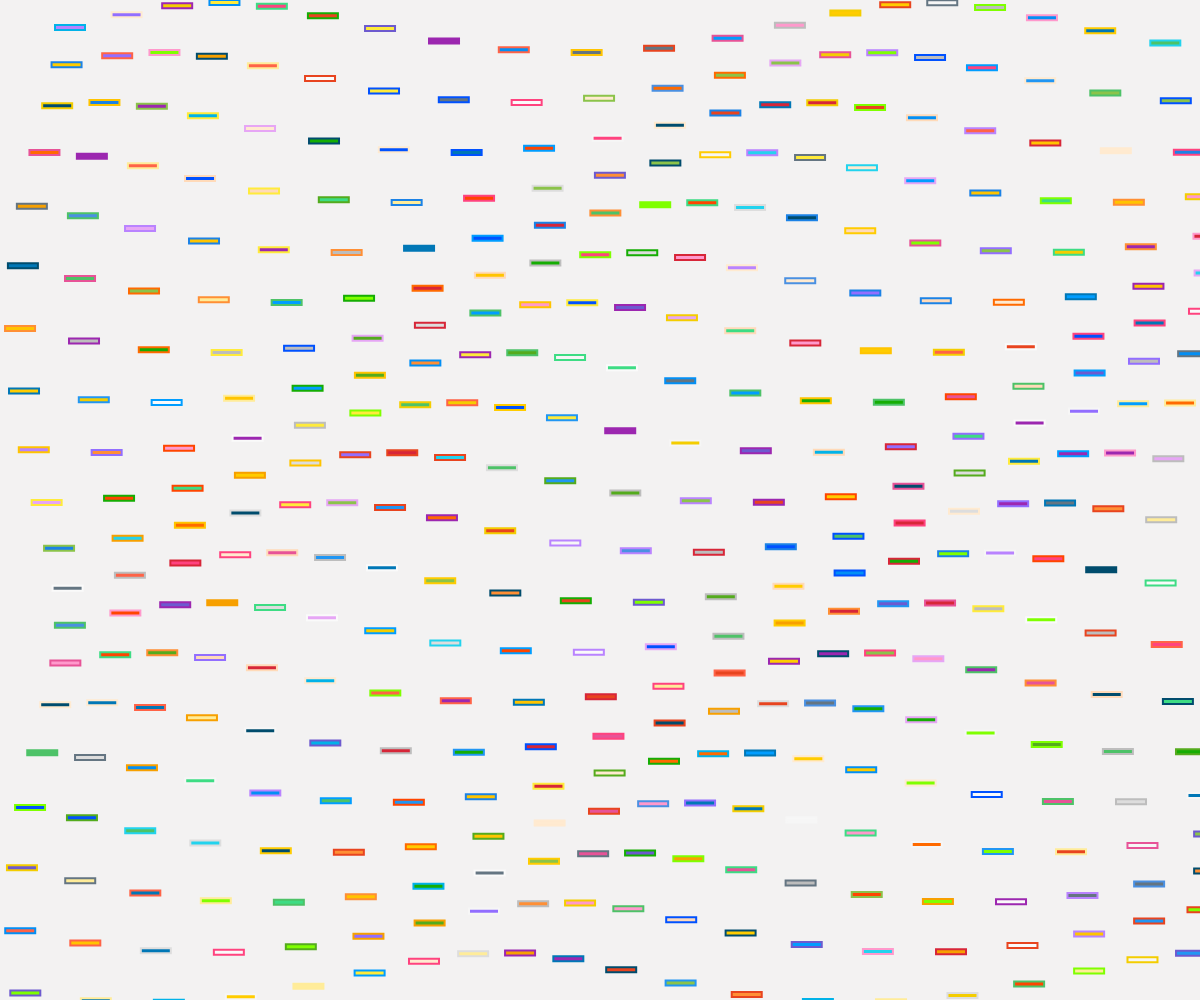
Frame 1 (no input)
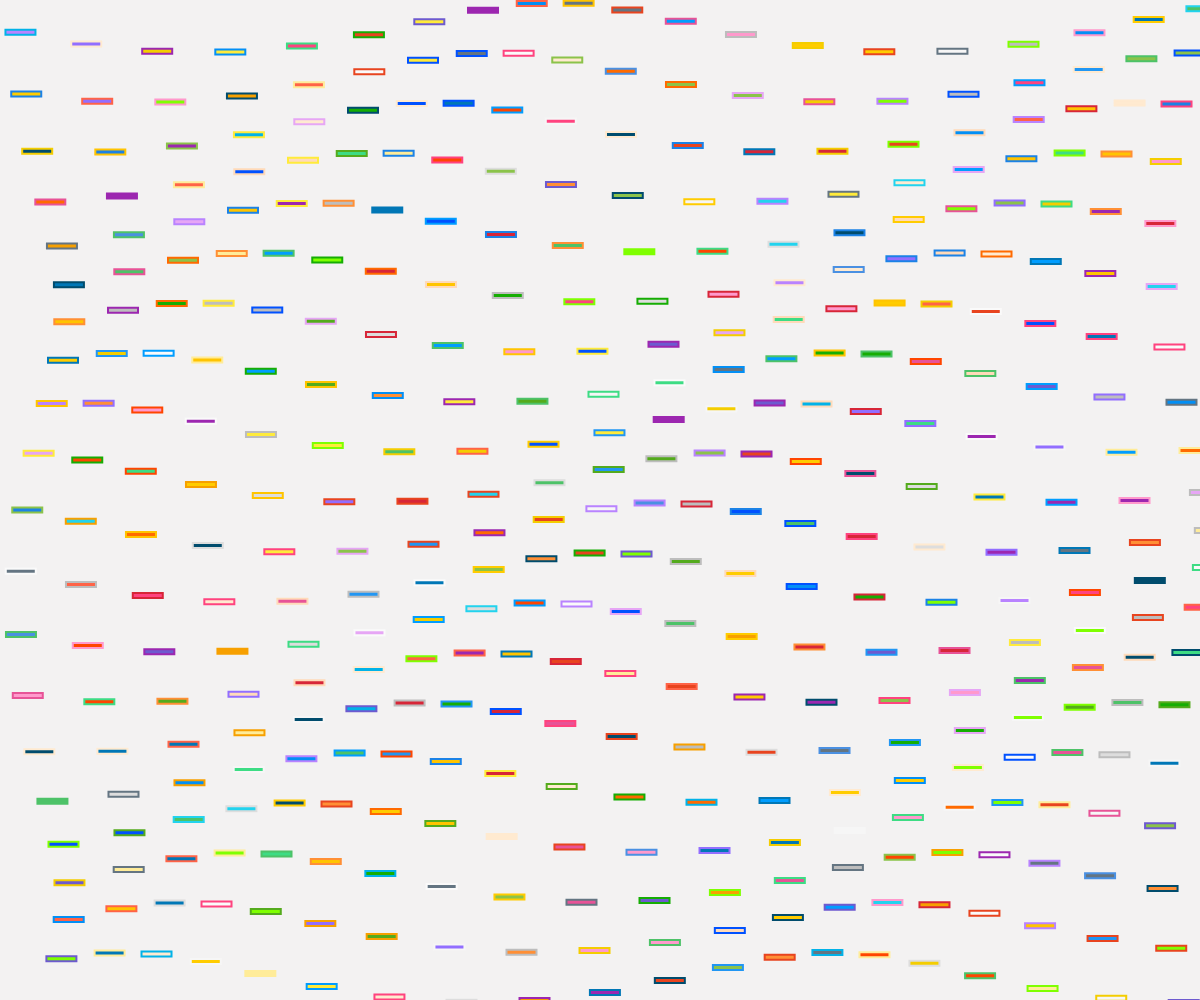
Frame 60 (no input)
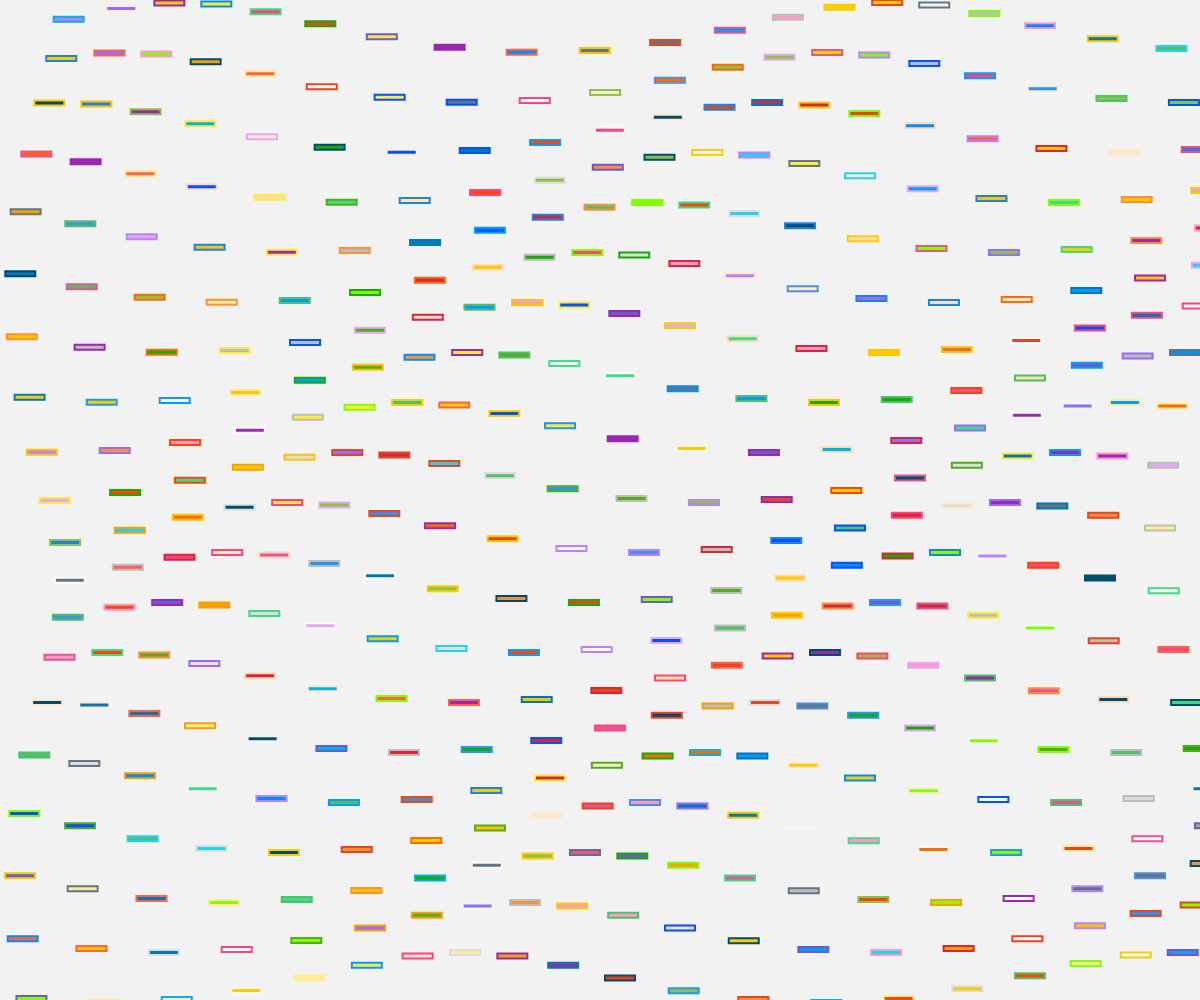
Frame 120 (the mouse pressed at the canvas centre since frame 60)

The p5.js sketch that drew these frames (run headless with seeded random() and noise() and a simulated clock; from frame 60 on, the mouse is pressed at the canvas centre):

// p5.js sketch
// ── sketch.js
let grid = [];
let cols = 20;
let rows = 20;
let loc = 100;

let colours = [
  "#009dff",
  "#ff4500",
  "#ffc400",
  "#8bc34a",
  "#0051ff",
  "#926eff",
  "#bdbdbd",
  "#e75397",
  "#01b2e8",
  "#e8441f",
  "#ff6a00",
  "#f7a000",
  "#f4cd00",
  "#54ab1d",
  "#1b82e6",
  "#6d5acf",
  "#dddddd",
  "#ff437f",
  "#ff8f35",
  "#4dc268",
  "#647582",
  "#f6f6f6",
  "#028ff5",
  "#ff99cc",
  "#22d3ee",
  "#15ad03",
  "#ff6347",
  "#ffec99",
  "#7fff00",
  "#0077b6",
  "#b983ff",
  "#fafafa",
  "#ffcc00",
  "#3ddc84",
  "#004c6d",
  "#e6a6f5",
  "#ffdab9",
  "#4a90e2",
  "#ffead0",
  "#d72638",
  "#ffeb3b",
  "#2196f3",
  "#9c27b0",
];

class Cell {
  constructor(x0, y0, r, angle) {
    this.r = r;
    this.angle = angle;
    this.x0 = x0;
    this.y0 = y0;
    this.color = random(colours);
    this.stroke = random(colours);
  }

  update() {
    this.x = this.r * cos(this.angle);
    this.y = this.r * sin(this.angle);
    this.angle += 0.05;
  }

  display() {
    fill(this.color);
    strokeWeight(2);
    stroke(this.stroke);
    rect(this.x0 + this.x, this.y0 + this.y, 30, 5);
  }
}

window.setup = function () {
  createCanvas(windowWidth, windowHeight);
  let rowSize = height / rows;
  let colSize = width / cols;

  for (let i = 0; i < cols; i++) {
    grid[i] = [];
    for (let j = 0; j < rows; j++) {
      grid[i][j] = new Cell(
        colSize / 2 + i * colSize,
        rowSize / 2 + j * rowSize,
        rowSize / 2,
        i * loc + j * loc
      );
    }
  }
};

window.draw = function () {
  background("#f3f2f2");
  for (let i = 0; i < cols; i++) {
    for (let j = 0; j < rows; j++) {
      grid[i][j].update();
      grid[i][j].display();
    }
  }
};
